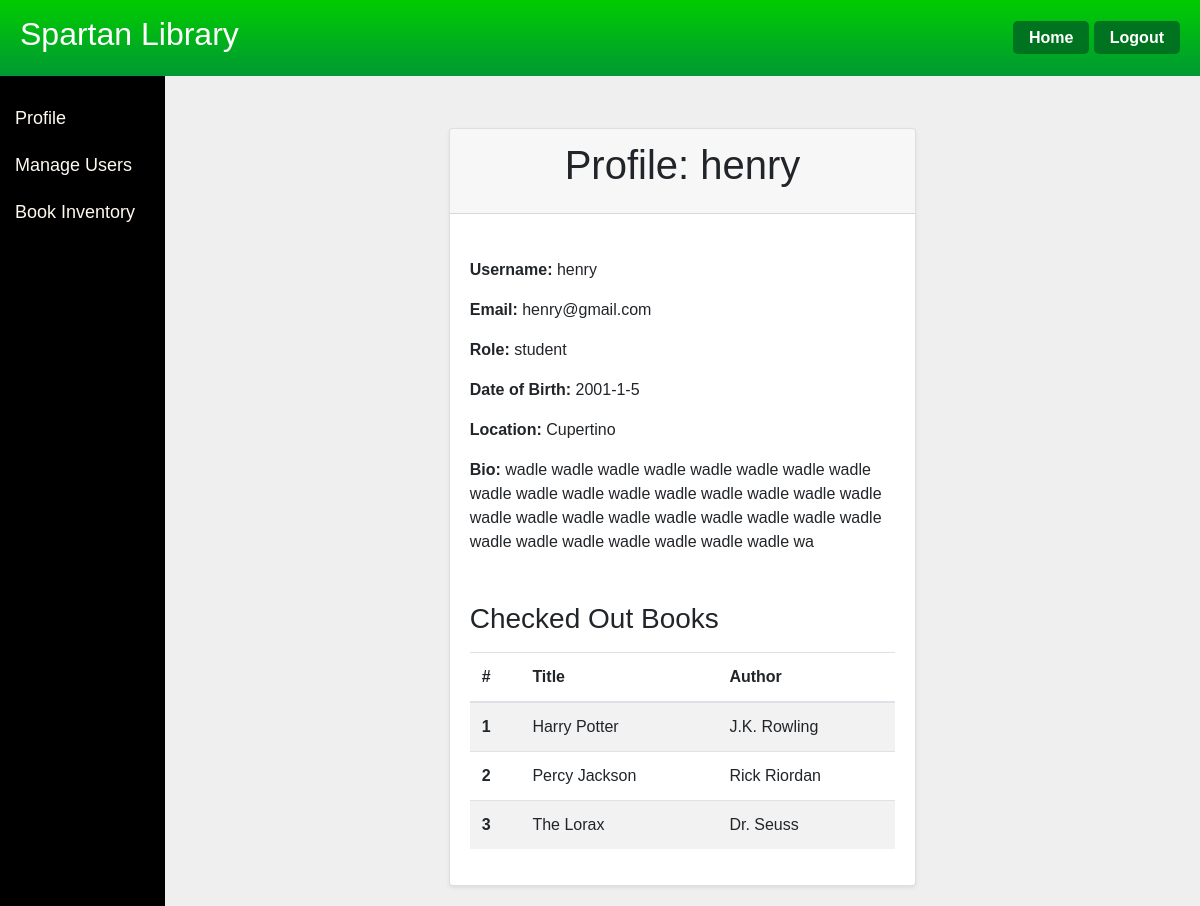
Page /user_profile/3 (signed in) on the committed database.
### app/models.py (models this page shows, shortened)
class User(db.Model, UserMixin):
    id = db.Column(db.Integer, primary_key = True)
    first = db.Column(db.String)
    last = db.Column(db.String)
    email = db.Column(db.String(32), unique=True)
    username = db.Column(db.String, unique=True)
    password = db.Column(db.String(200))
    role = db.Column(db.String(10))
    bio = db.Column(db.String)
    dob = db.Column(db.String)
    location = db.Column(db.String)
    books_checked_out = db.relationship('Book', secondary=user_books, backref=db.backref('checked_out_by', lazy='dynamic'))

class Book(db.Model):
    id = db.Column(db.Integer, primary_key=True)
    title = db.Column(db.String(100), nullable=False)
    author = db.Column(db.String(100), nullable=False)
    status = db.Column(db.String(10), default='Available')
    available_copies = db.Column(db.Integer, default=1)
    total_copies = db.Column(db.Integer, default=1)

### app/routes.py (the view)
@main.route('/user_profile/<int:user_id>')
@login_required
def user_profile(user_id):
    user = User.query.get_or_404(user_id)
    checked_out_books = []
    if user.role == 'student':
        checked_out_books = user.books_checked_out
    return render_template('user_profile.html', user=user, checked_out_books=checked_out_books, role=current_user.role)

### app/models.py (called while the page is built)
@login.user_loader
def load_user(id):
    return User.query.get(int(id))

### app/templates/user_profile.html
{% extends "home.html" %}
{% block mycontent %}
<div class="container mt-5">
    <div class="row justify-content-center">
        <div class="col-md-6">
            <div class="card shadow-sm">
                <div class="card-header">
                    <h1 class="card-title text-center">Profile: {{ user.username }}</h1>
                </div>
                <div class="card-body">
                    <div class="mt-4">
                        <p><strong>Username:</strong> {{ user.username }}</p>
                        <p><strong>Email:</strong> {{ user.email }}</p>
                        <p><strong>Role:</strong> {{ user.role }}</p>
                        <p><strong>Date of Birth:</strong> {{ user.dob or "Not provided" }}</p>
                        <p><strong>Location:</strong> {{ user.location or "Not provided" }}</p>
                        <p><strong>Bio:</strong> {{ user.bio or "Not provided" }}</p>
                    </div>
                    {% if user.role == 'student' %}
                        <div class="mt-5">
                            <h3>Checked Out Books</h3>
                            {% if checked_out_books %}
                                <table class="table table-striped mt-3">
                                    <thead>
                                        <tr>
                                            <th>#</th>
                                            <th>Title</th>
                                            <th>Author</th>
                                        </tr>
                                    </thead>
                                    <tbody>
                                        {% for book in checked_out_books %}
                                            <tr>
                                                <th scope="row">{{ loop.index }}</th>
                                                <td>{{ book.title }}</td>
                                                <td>{{ book.author }}</td>
                                            </tr>
                                        {% endfor %}
                                    </tbody>
                                </table>
                            {% else %}
                                <p class="mt-3">No books checked out.</p>
                            {% endif %}
                        </div>
                    {% endif %}
                </div>
            </div>
        </div>
    </div>
</div>
{% endblock %}

### app/templates/home.html (style rules this page uses)
body, html { margin: 0; padding: 0; font-family: 'Cambria', sans-serif; background-color: #efefef; height: 100%; overflow: auto; }

### rows in the picture
User: username "henry", email "henry@gmail.com", role "student", dob "2001-1-5", location "Cupertino", bio "wadle wadle wadle wadle wadle wadle wadle wadle wadle wadle wadle wadle wadle wadle wadle wadle wadle wadle wadle wadle wadle wadle wadle wadle wadle wadle wadle wadle wadle wadle wadle wadle wadle wa"
Book: title "Harry Potter", author "J.K. Rowling"
Book: title "Percy Jackson", author "Rick Riordan"
Book: title "The Lorax", author "Dr. Seuss"
